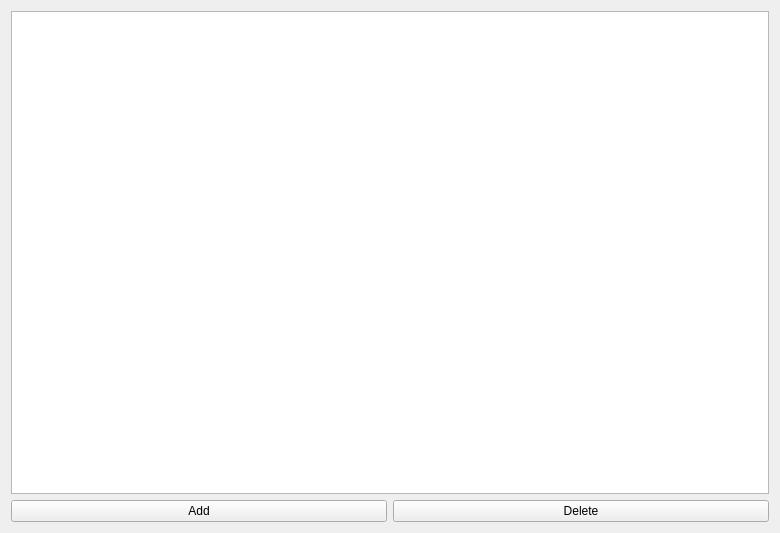
<?xml version="1.0" encoding="UTF-8"?>
<ui version="4.0">
 <class>DataBase</class>
 <widget class="QWidget" name="DataBase">
  <property name="geometry">
   <rect>
    <x>0</x>
    <y>0</y>
    <width>780</width>
    <height>533</height>
   </rect>
  </property>
  <property name="windowTitle">
   <string>Form</string>
  </property>
  <layout class="QGridLayout" name="gridLayout">
   <item row="0" column="0" colspan="2">
    <widget class="QTableView" name="tableView"/>
   </item>
   <item row="1" column="0">
    <widget class="QPushButton" name="pushButton">
     <property name="text">
      <string>Add</string>
     </property>
    </widget>
   </item>
   <item row="1" column="1">
    <widget class="QPushButton" name="pushButton_2">
     <property name="text">
      <string>Delete</string>
     </property>
    </widget>
   </item>
  </layout>
 </widget>
 <resources/>
 <connections/>
</ui>
